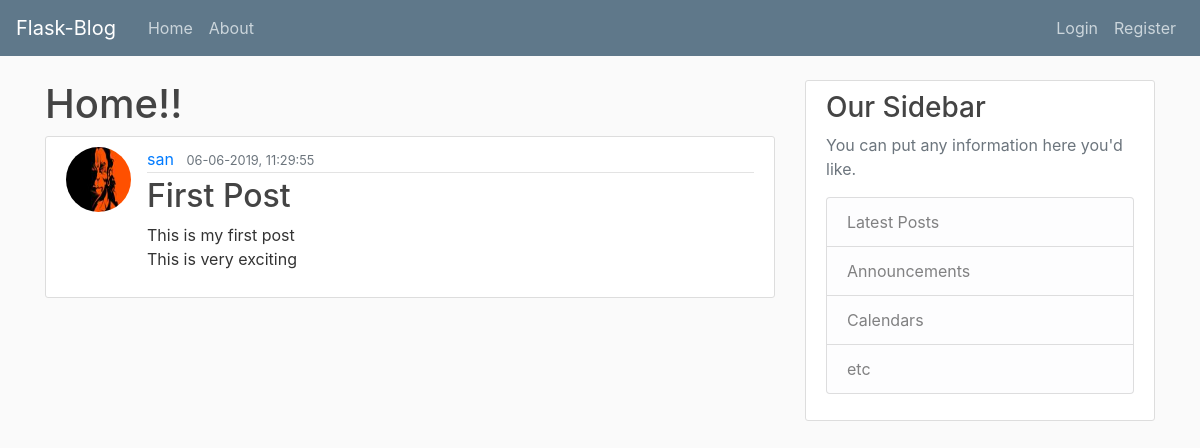
/post/1, run on the app's committed database.
### flaskblog/models.py (models this page shows, shortened)
class User(db.Model, UserMixin):
    id = db.Column(db.Integer, primary_key=True)
    username = db.Column(db.String(20), unique=True, nullable=False)
    email = db.Column(db.String(150), unique=True, nullable=False)
    image_file = db.Column(db.String(20), nullable=False, default='default.jpg')
    password = db.Column(db.String(60), nullable=False)
    posts = db.relationship('Post', backref='author', lazy=True)

class Post(db.Model):
    id = db.Column(db.Integer, primary_key=True)
    title = db.Column(db.String(300), nullable=False)
    date_poster = db.Column(db.DateTime, nullable=False, default=datetime.utcnow)
    content = db.Column(db.Text, nullable=False)
    user_id = db.Column(db.Integer, db.ForeignKey('user.id'), nullable=False)

### flaskblog/routes.py (the view)
@app.route('/post/<int:post_id>')
def post(post_id):
    post = Post.query.get_or_404(post_id)
    return render_template('post.html', title=post.title, post=post)

### flaskblog/templates/post.html (shortened to what this page needs)
{% extends "layout.html" %}
{% block content %}
    <h1>Home!!</h1>
    <article class="media content-section">
        <img class="rounded-circle article-img"
            src="{{ url_for('static', filename='profile_pix/'+ post.author.image_file) }}">
        <div class="media-body">
            <div class="article-metadata">
                <a class="mr-2" href="{{ url_for('posts_by_user', username=post.author.username)}}">{{ post.author.username }}</a>
                <small class="text-muted">{{ post.date_poster.strftime('%d-%m-%Y, %H:%M:%S') }}</small>
            </div>
            <h2 class="article-title">{{ post.title }}</h2>
            <p class="article-content">{{ post.content }}</p>
        </div>
    </article>
{% endblock content %}

### flaskblog/static/main.css (style rules this page uses)
body { background: #fafafa; color: #333333; margin-top: 5rem; }
h1, h2, h3, h4, h5, h6 { color: #444444; }
.content-section { background: #ffffff; padding: 10px 20px; border: 1px solid #dddddd; border-radius: 3px; margin-bottom: 20px; }
.article-title { color: #444444; }
.article-content { white-space: pre-line; }
.article-img { height: 65px; width: 65px; margin-right: 16px; }
.article-metadata { padding-bottom: 1px; margin-bottom: 4px; border-bottom: 1px solid #e3e3e3 }

### data on the page
User: image_file (picture), author.username "san"
Post: date_poster "06-06-2019, 11:29:55", title "First Post", content "This is my first post This is very exciting"
